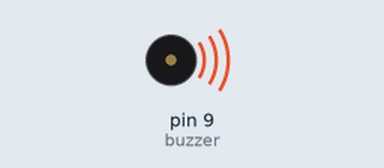
Recording of a sketch running on a simulated Arduino Uno, built with avr-gcc and run on an emulated ATmega328P. Parts: buzzer (waves = sounding).

Above: at 0.2 s.
Timing chart, 0 to 3.0 s (numbered marks = the images above):
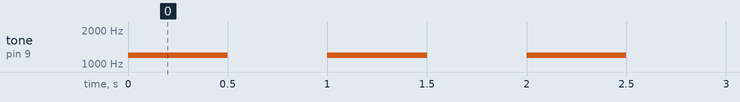

The sketch:

Projeto04.2-Buzzer.ino
```cpp
// Uso a função tone(pino, frequência, duração)

// Selecione o pino do Buzzer.
int buzzer = 9;

void setup() {
  pinMode(buzzer, OUTPUT);
}

void loop() {
  // Define pino, a frequência e duração
  tone(buzzer, 1200, 500);
  delay(1000);
}
```

Measured:
- by itself, tone on pin 9 (buzzer): alternates 1200 Hz for 0.50 s and silent for 0.50 s
